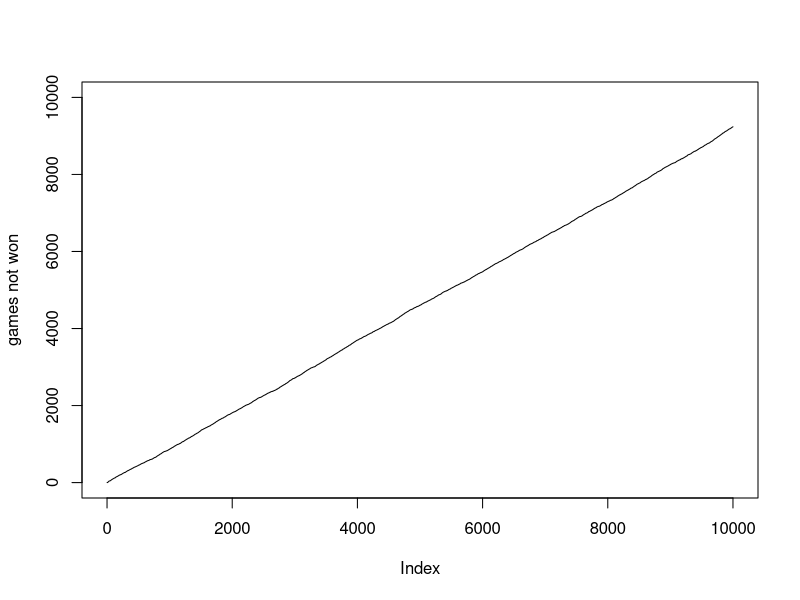
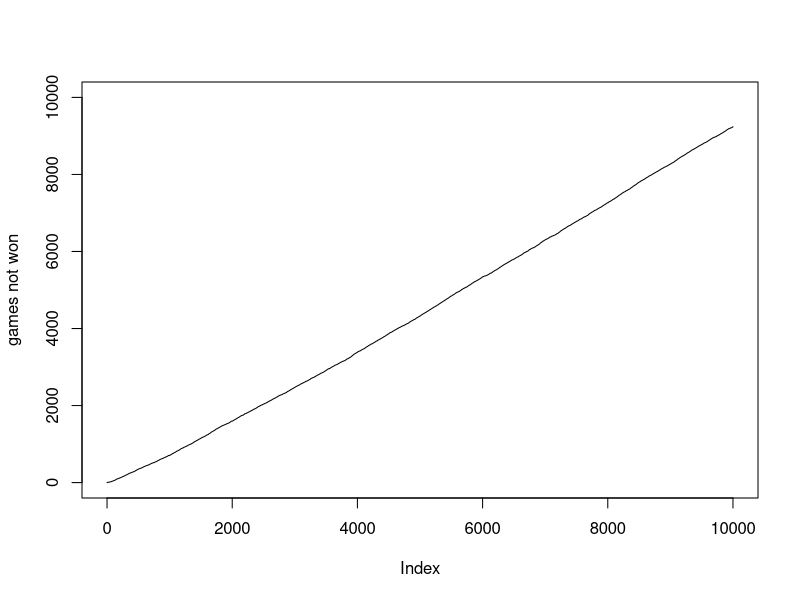

Generate these figures, in order, with R:

library(hash)

## The Game

game <- function(player1, player2, silent = FALSE){
  gameState <- rep(0,9)
  
  while(evaluateGameState(gameState)==42){
    movePlus1 <- do.call(player1, list(gameState))$move
    gameState[movePlus1] <- 1
    if(evaluateGameState(gameState)==42){
      moveMinus1 <- do.call(player2, list(-gameState))$move
      gameState[moveMinus1] <- -1
    }
  }
  evGS <- evaluateGameState(gameState)
  if(evGS==0){
    do.call(paste(player1, ".draw", sep = ""), list())
    do.call(paste(player2, ".draw", sep = ""), list())
    totalResults[totalGames] <<- 0 
    res <- 0 
    if(!silent){
      cat("Draw!")
      cat("\n\n")
      cat("Result:")
      cat("\n\n")
      print(matrix(gameState,3,3,byrow=T))
    }
  }
  if(evGS==1){
    res <- 1 
    do.call(paste(player1, ".win", sep = ""), list())
    do.call(paste(player2, ".loss", sep = ""), list())
    totalResults[totalGames] <<- 1 
    if(!silent){
      print("The winner is player 1")
      cat("\n\n")
      cat("Result:")
      cat("\n\n")
      print(matrix(gameState,3,3,byrow=T))
    }
  }
  if(evGS==-1){
    res <- -1 
    totalResults[totalGames] <<- -1 
    do.call(paste(player1, ".loss", sep = ""), list())
    do.call(paste(player2, ".win", sep = ""), list())
    if(!silent){
      print("The winner is player -1")
      cat("\n\n")
      cat("Result:")
      cat("\n\n")
      print(matrix(gameState,3,3,byrow=T))
    }
  }
  return(res)
}

## gamestate

evaluateGameState <- function(gameState, permut = (1:9)){
  gameState <- gameState[permut]
  gameStateMat <- matrix(gameState, 3, 3, byrow = T)
  rSums <- rowSums(gameStateMat)
  cSums <- colSums(gameStateMat)
  dSums <- c(sum(gameState[c(1,5,9)]), sum(gameState[c(3,5,7)]))
  sums  <- c(rSums, cSums, dSums)
  if(any(sums==3)) return(1)
  else if(any(sums==-3)) return(-1)
  else if(any(gameState==0)) return(42)
  else return(0)
}



## players
    
######################## playerRandom ########################
# chooses randomly among empty fields
playerRandom <- function(gameState){
  move <- sample((1:9)[which(gameState==0)],1) 
  return(list(move = move)) 
}
    
playerRandom.draw <- function(){
  historyRandom$n <<- historyRandom$n + 1 
  historyRandom$results[historyRandom$n] <<- 0 
}
playerRandom.win <- function(){
  historyRandom$n <<- historyRandom$n + 1 
  historyRandom$results[historyRandom$n] <<- 1 
}
playerRandom.loss <- function(){
  historyRandom$n <<- historyRandom$n + 1 
  historyRandom$results[historyRandom$n] <<- -1 
}


######################## playerLeft ########################
# chooses the leftmost empty field
playerLeft <- function(gameState){ 
  move <- which.min(abs(gameState)) 
  return(list(move = move)) 
}

playerLeft.draw <- function(){
  historyLeft$n <<- historyLeft$n + 1 
  historyLeft$results[historyLeft$n] <<- 0 
}
playerLeft.win <- function(){
  historyLeft$n <<- historyLeft$n + 1 
  historyLeft$results[historyLeft$n] <<- 1 
}
playerLeft.loss <- function(){
  historyLeft$n <<- historyLeft$n + 1 
  historyLeft$results[historyLeft$n] <<- -1 
}


historyRandom <- list(n = 0, results = NA, games = list())
historyLeft <- list(n = 0, results = NA, games = list())
totalGames <- 0
totalResults <- c()

#########################
## Play PlayerLeft against PlayerRandom
## fill in 
#########################

# updated playerRandom
playerRandom <- function(gameState){ 
  probmass <- rep(0,9) 
  probmass[gameState == 0] <- 1/sum(gameState == 0) 
  move <- sample(1:9, size=1, prob = probmass) 
  ngames <- historyRandom$n + 1 
  if(sum(gameState==0)>7){  
    # There is at most 1 occupied field. It is thus playerRandom's first turn.
    # We initialize entry number 'ngames' in historyRandom$games.
    # historyRandom$games contains information on the current gamestate, 
    # the move taken, and the probability with which it was taken.
    historyRandom$games[[ngames]] <<- c(gameState, move, probmass[move]) 
  }else{ 
    # We update entry number 'ngames' in historyRandom
    historyRandom$games[[ngames]] <<- rbind(historyRandom$games[[ngames]], c(gameState, move, probmass[move]))
  }
  return(list(move = move))
}

# 10000 games between PlayerRandom and PlayerLeft
historyRandom <- list(n = 0, results = NA, games = list())
set.seed(1)
numGames <- 10000
player1 <- "playerRandom" 
player2 <- "playerLeft" 

totalResults <- c()
totalGames <- 1

for(i in 1:numGames){
  game(player1, player2, silent = TRUE)  
  totalGames <- totalGames +1
}

# play 10000 games
plot((1:numGames) - cumsum(totalResults), xlim = c(0,numGames), 
     ylim = c(0,numGames), ylab = "games not won", type = "l")

# average reward
mean(historyRandom$results)

#### compute expected reward under strategy of playerLeft 

weights <- rep(1,historyRandom$n) # initializing weights
for(i in 1:historyRandom$n){
  currentgame <- historyRandom$games[[i]]
  # update weights, i.e., compute the fraction in the i'th term of the sum in (3)
  for(j in 1:(dim(currentgame)[1])){ 
    #########################
    ## fill in
    ######################### 
  }
}

# estimate for expected reward under the strategy of playerLeft
mean(weights*historyRandom$results)

######################## playerLearn ########################
## updates strategy based on experience
playerLearn <- function(gameState){ 
  if(is.null(strategyLearn[[toString(gameState)]])){ 
    # if gamestate has not been seen yet,
    # initialize strategy by uniform
    probmass <- rep(0,9) 
    probmass[gameState == 0] <- 1/sum(gameState == 0) 
    strategyLearn[[toString(gameState)]] <<- log(probmass) 
  } else { 
    # otherwise use current paramters in strategyLearn
    # and compute strategy from Equation (2)
    probmass <- exp(strategyLearn[[toString(gameState)]])/sum(exp(strategyLearn[[toString(gameState)]])) 
  }
  move <- sample(1:9, size=1, prob = probmass) 
  ngames <- historyLearn$n + 1 
  if(sum(gameState==0)>7){  
    historyLearn$games[[ngames]] <<- c(gameState, move, probmass[move]) 
  }else{ 
    historyLearn$games[[ngames]] <<- rbind(historyLearn$games[[ngames]], c(gameState, move, probmass[move]))
  }
  return(list(move = move))
}

playerLearn.draw <- function(){
  historyLearn$n <<- historyLearn$n + 1
  historyLearn$results[historyLearn$n] <<- 0
  playerLearn.update()
}
playerLearn.win <- function(){
  historyLearn$n <<- historyLearn$n + 1
  historyLearn$results[historyLearn$n] <<- 1
  playerLearn.update()
}
playerLearn.loss <- function(){
  historyLearn$n <<- historyLearn$n + 1
  historyLearn$results[historyLearn$n] <<- -1
  playerLearn.update()
}

playerLearn.update <- function(){
  stepsize <- lambda/historyLearn$n # decrease stepsize with time
  
  # compute gradient
  if((totalGames >  waitUntilStep) && ((totalGames %% doStepEvery) == doStepEvery-1)){ # update strategy
    gradientLearn <- copy(strategyLearn)
    .set(gradientLearn, keys(gradientLearn), rep(list(rep(0,9)),length(keys(gradientLearn))))
    for(i in 1:historyLearn$n){
      gamee <- historyLearn$games[[i]]
      gamee
      wup <- 1
      wdown <- 1
      
      for(j in 1:dim(gamee)[1]){
        gs <- gamee[j,1:9]
        
        # wup looks at current probabilities. 
        ac = gamee[j,10]
        wup <- wup * exp(strategyLearn[[toString(gs)]][ac])/sum(exp(strategyLearn[[toString(gs)]]))
        # wdown looks at probabilities, under which the action was decided. 
        wdown <- wdown * gamee[j,11]
      }
      if(wup > 0){ #if games have zero prob. they are disregarded.
        for(j in 1:dim(gamee)[1]){
          # get hashed game state
          gs <- gamee[j,1:9]
          ac <- gamee[j,10]
          gradientLearn[[toString(gs)]][ac] = gradientLearn[[toString(gs)]][ac] + 
            historyLearn$results[i] * wup/wdown * (1 - exp(strategyLearn[[toString(gs)]][ac])/sum(exp(strategyLearn[[toString(gs)]])))
          others <- setdiff(which(strategyLearn[[toString(gs)]] > -Inf), ac)
          gradientLearn[[toString(gs)]][others] = gradientLearn[[toString(gs)]][others] - 
            historyLearn$results[i] * wup/wdown * exp(strategyLearn[[toString(gs)]][others])/sum(exp(strategyLearn[[toString(gs)]]))
        }
      }
    }
      
    # gradient step 
    for(i in keys(strategyLearn)){
      # compute update of i'th entry in strategyLearn
      # store result in object 'newVector'
      
      ######################################
      ## change the following assignment
      newVector <- rep(1,9)
      ######################################
        
      newVector <- newVector - mean(newVector[newVector > -Inf])
      if(max(newVector) > 20){
        newVector <- newVector * 20 / max(newVector)
      }
      .set(strategyLearn, i, newVector)
    }
  }
  
  # clear history to keep only the last "keepMin" games
  if((totalGames > keepMin) && ((totalGames %% clearEvery) == (clearEvery - 1))){ #clear history
    historyLearn$games <<- historyLearn$games[(historyLearn$n - keepMin + 1):historyLearn$n]
    historyLearn$results <<- historyLearn$results[(historyLearn$n - keepMin + 1):historyLearn$n]
    historyLearn$n <<- keepMin
  }
}

strategyLearn <- hash()
historyLearn <- list(n = 0, results = NA, games = list())

waitUntilStep <- 500
clearEvery <- 500
keepMin <- 500
numGames <- 10000
player1 <- "playerLearn" 
player2 <- "playerRandom" 
totalResults <- c()
totalGames <- 1

########################################
# adjust values for lambda and doStepEvery
lambda <- 20
doStepEvery <- 1000
########################################

set.seed(20190623)
for(i in 1:numGames){
  game(player1, player2, silent = TRUE)  
  totalGames <- totalGames +1
}

# plot over performance
plot((1:numGames) - cumsum(totalResults), xlim = c(0,numGames), 
     ylim = c(0,numGames), ylab = "games not won", type = "l")

# percentage of last 1000 games that have been won
mean(tail(historyLearn$results,1000)==1)

strategyLearn[[toString(c(0,0,0,0,0,0,0,0,0))]] # largest entry 5
strategyLearn[[toString(c(-1,0,0,0,1,0,0,0,0))]] # largest entry 4
strategyLearn[[toString(c(-1,0,0,1,1,0,0,-1,0))]] # largest entry 6 -> WIN
